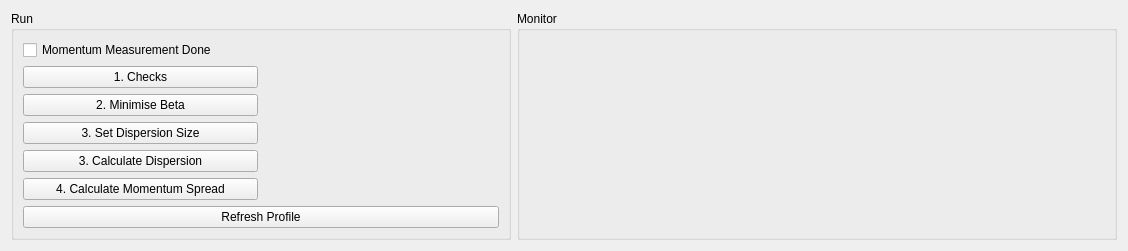
      <widget class="QWidget" name="tab_2">
       <attribute name="title">
        <string>Momentum Spread</string>
       </attribute>
       <layout class="QHBoxLayout" name="horizontalLayout_3">
        <item>
         <widget class="QGroupBox" name="groupBox_s_run">
          <property name="minimumSize">
           <size>
            <width>500</width>
            <height>0</height>
           </size>
          </property>
          <property name="maximumSize">
           <size>
            <width>500</width>
            <height>16777215</height>
           </size>
          </property>
          <property name="title">
           <string>Run</string>
          </property>
          <layout class="QGridLayout" name="gridLayout_2">
           <item row="4" column="0">
            <widget class="QPushButton" name="pushButton_CalcDisp">
             <property name="text">
              <string>3. Calculate Dispersion</string>
             </property>
             <property name="checked">
              <bool>false</bool>
             </property>
            </widget>
           </item>
           <item row="6" column="0">
            <widget class="QPushButton" name="pushButton_Calc">
             <property name="text">
              <string>4. Calculate Momentum Spread</string>
             </property>
             <property name="checked">
              <bool>false</bool>
             </property>
            </widget>
           </item>
           <item row="0" column="0">
            <widget class="QCheckBox" name="checkBox_done_mom">
             <property name="text">
              <string>Momentum Measurement Done</string>
             </property>
            </widget>
           </item>
           <item row="7" column="0" colspan="2">
            <widget class="QPushButton" name="pushButton_refreshProfile">
             <property name="text">
              <string>Refresh Profile</string>
             </property>
            </widget>
           </item>
           <item row="1" column="0">
            <widget class="QPushButton" name="pushButton_Checks">
             <property name="text">
              <string>1. Checks</string>
             </property>
             <property name="checked">
              <bool>false</bool>
             </property>
            </widget>
           </item>
           <item row="2" column="0">
            <widget class="QPushButton" name="pushButton_MinBeta">
             <property name="text">
              <string>2. Minimise Beta</string>
             </property>
             <property name="checked">
              <bool>false</bool>
             </property>
            </widget>
           </item>
           <item row="3" column="0">
            <widget class="QPushButton" name="pushButton_SetDispSize">
             <property name="text">
              <string>3. Set Dispersion Size</string>
             </property>
            </widget>
           </item>
          </layout>
         </widget>
        </item>
        <item>
         <widget class="QGroupBox" name="groupBox_s_monitor">
          <property name="minimumSize">
           <size>
            <width>600</width>
            <height>0</height>
           </size>
          </property>
          <property name="title">
           <string>Monitor</string>
          </property>
          <layout class="QHBoxLayout" name="horizontalLayout_5"/>
         </widget>
        </item>
       </layout>
      </widget>
